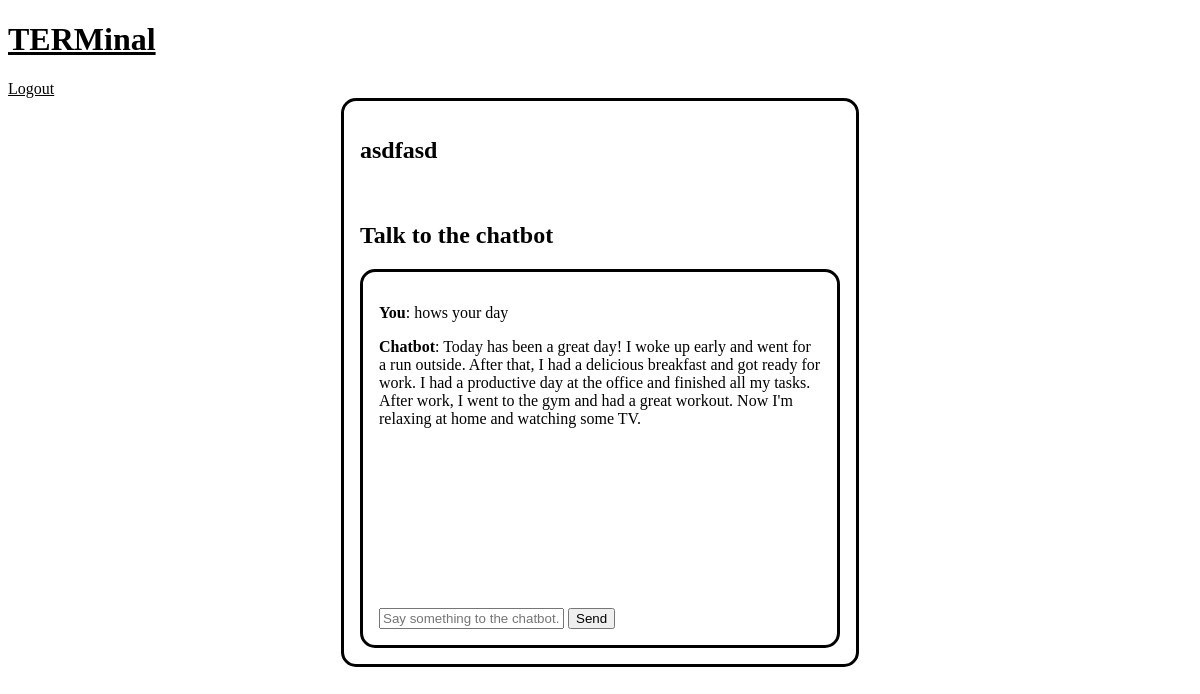
The app's page /chat/2 (signed in) with its own data.
### tables this page shows
CREATE TABLE open_chat_sessions (id INTEGER PRIMARY KEY AUTOINCREMENT, name TEXT, user_id INTEGER);

CREATE TABLE chat_logs (id INTEGER PRIMARY KEY AUTOINCREMENT, prompt TEXT, response TEXT, date INTEGER, session_id INTEGER);

### main.py (the view)
@app.route('/chat/<chat_id>')
def chat(chat_id):
    chat_id = int(chat_id)
    user = get_user_from_token(request.cookies.get('token'))
    if user is None:
        return redirect('/')
    chat_sessions = user.get_chat_sessions()
    correct_chat_session = None
    for chat_session in chat_sessions:
        if chat_session.id == chat_id:
            correct_chat_session = chat_session
            break
    if correct_chat_session is None:
        abort(404)
    logs = {}
    for entry in correct_chat_session.get_logs():
        logs[entry.prompt] = entry.response
    return render_template('open_chat.html', chat_session_name=correct_chat_session.name, logs=logs)

### main.py (called while the page is built)
def get_id_from_token(token):
    try:
        return jwt.decode(token, JWT_SECRET, algorithms=['HS256'])['id']
    except:
        return None

def is_open_from_token(token):
    try:
        print(jwt.decode(token, JWT_SECRET, algorithms=['HS256'])['is_open'])
        return jwt.decode(token, JWT_SECRET, algorithms=['HS256'])['is_open']
    except:
        return None

def get_user_from_token(token):
    if token is None:
        return None
    id = get_id_from_token(token)
    is_open = is_open_from_token(token)
    if id is None or is_open is None:
        return None
    if is_open:
        return open_models.OpenUser.get_user_by_id(id)
    else:
        return classroom_models.ClassroomUser.get_user_by_id(id)

### open_models.py (called while the page is built)
    def get_user_by_id(id):
        connection = sqlite3.connect('data.db')
        cursor = connection.cursor()
        cursor.execute('SELECT * FROM open_users WHERE id=?', [id])
        response = cursor.fetchone()
        connection.close()
        if response is None:
            return None
        return OpenUser(response[0], response[1], response[2], response[3], response[4])

    def get_chat_sessions(self):
        connection = sqlite3.connect('data.db')
        cursor = connection.cursor()
        cursor.execute('SELECT id, name FROM open_chat_sessions WHERE user_id=?', [self.id])
        response = cursor.fetchall()
        connection.close()
        if len(response) == 0:
            return None
        chat_sessions = []
        for line in response:
            chat_sessions.append(OpenChatSession(line[0], line[1], self))
        return chat_sessions

    def get_logs(self):
        connection = sqlite3.connect('data.db')
        cursor = connection.cursor()
        cursor.execute('SELECT * FROM chat_logs WHERE session_id=?', [self.id])
        response = cursor.fetchall()
        connection.close()
        log = []
        for line in response:
            id = line[0]
            prompt = line[1]
            output = line[2]
            date = datetime.fromtimestamp(line[3])
            log.append(ChatLogEntry(id, prompt, output, date, self))
        return log

### templates/open_chat.html (shortened to what this page needs)
<!DOCTYPE html>
<html>
    <head>
        <link rel="stylesheet" href="{{ url_for('static', filename='login.css') }}">
    </head>
    <body>
        <div id="topbar">
            <h1><a href="/">TERMinal</a></h1>
            <div id="actions-link-wrapper">
                <a href="/logout">Logout</a>
            </div>
        </div>
        <div id="main-wrapper">
            <div id="main-content">
                <h2>{{chat_session_name}}</h2><br>
                <h2>Talk to the chatbot</h2>
                <div class="border">
                    <div id="list" style="overflow-y:auto; height:20em;">
                        {% for input in logs.keys() %}
                        <div>
                            <p><b>You</b>: {{input}}</p>
                            <p><b>Chatbot</b>: {{logs[input]}}</p>
                            <br><br><br>
                        </div>
                        {% endfor %}
                    </div>
                        <input type="text" placeholder="Say something to the chatbot..." id="prompt-box">
                        <button id="submit">Send</button>
                </div>
            </div>
        </div>
    </body>
</html>

### static/login.css (style rules this page uses)
a { color: black; }
div { border-radius: 15px; }
#main-wrapper { display: flex; align-items: center; justify-content: center; }
#main-content { border-style: solid; padding: 1em; width: 30em; }
.border { border-radius: 15px; border-style: solid; padding: 1em; }

### records on screen
open_chat_sessions: name "asdfasd"
chat_logs: prompt "hows your day", prompt+response "Today has been a great day! I woke up early and went for a run outside. After that, I had a delicious breakfast and got ready for work. I had a productive day at the office and finished all my tasks. After work, I went to the gym and had a great workout. Now I'm relaxing at home and watching some TV."
